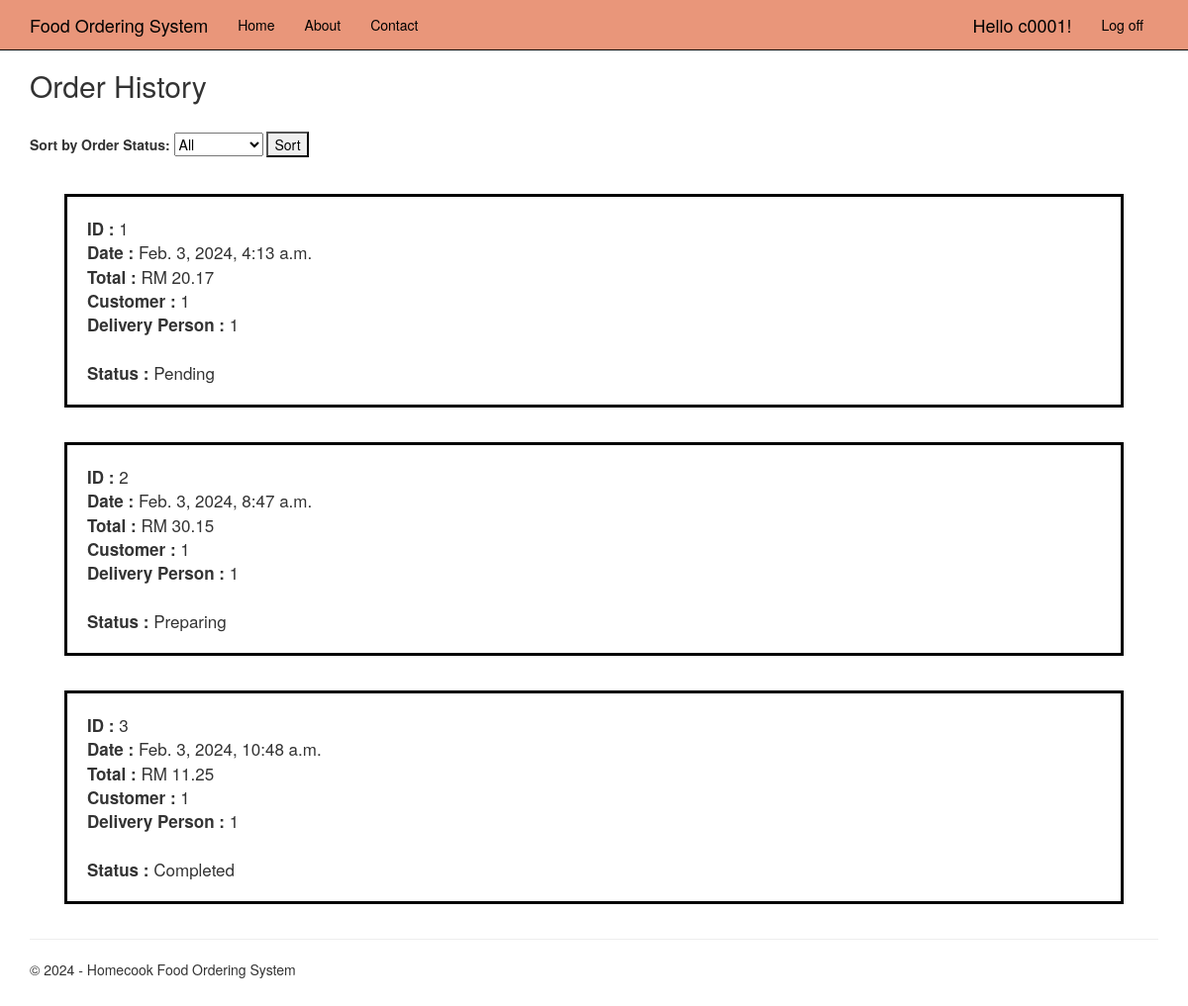
Page /displayOrderHistory (signed in) on the committed database.
### app/models.py (models this page shows, shortened)
class Order(models.Model):
    STATUS = [
        ('Pending', 'Pending'),
        ('Preparing', 'Preparing'),
        ('Ready', 'Ready'),
        ('Delivering', 'Delivering'),
        ('Completed', 'Completed'),
        ('Cancelled', 'Cancelled'),
        ('Rejected', 'Rejected'),
    ]
    order_id = models.BigAutoField(auto_created=True, primary_key=True, serialize=False, verbose_name='ID')
    order_date = models.DateTimeField(auto_now_add=True)
    order_totalprice = models.DecimalField(max_digits=10, decimal_places=2)
    order_status = models.CharField(max_length=20, choices=STATUS)
    customer_id = models.ForeignKey(Customer, on_delete=models.CASCADE)
    deliveryperson_id = models.ForeignKey(DeliveryPerson, on_delete=models.CASCADE, null=True)

class Customer(models.Model):
    user = models.OneToOneField(User, on_delete=models.CASCADE)
    customer_id = models.BigAutoField(auto_created=True, primary_key=True, serialize=False, verbose_name='ID')
    customer_name = models.CharField(max_length=30, null=True)
    customer_phone = models.CharField(max_length=20, null=True)
    customer_address = models.CharField(max_length=200, null=True)
    customer_spent = models.DecimalField(default=0, max_digits=12, decimal_places=2)
    def __str__(self):
        return str(self.customer_id)

class DeliveryPerson(models.Model):
    user = models.OneToOneField(User, on_delete=models.CASCADE)
    deliveryperson_id = models.BigAutoField(auto_created=True, primary_key=True, serialize=False, verbose_name='ID')
    deliveryperson_name = models.CharField(max_length=30, null=True)
    deliveryperson_phone = models.CharField(max_length=20, null=True)
    deliveryperson_address = models.CharField(max_length=200, null=True)
    def __str__(self):
        return str(self.deliveryperson_id)

### vendor/displayOrderHistory/views.py (the view)
# urls.py: re_path(r'^displayOrderHistory$', displayOrderHistory_views.displayOrderHistory, name='displayOrderHistory'),
@login_required
def displayOrderHistory(request):
    if request.method == 'GET':
        order_status = request.GET.get('order_status')
        queryset = Order.objects.all()
        if order_status:
            queryset = queryset.filter(order_status=order_status)
        context = {
            'year': datetime.now().year,
            'orders': queryset
        }
        return render(request, 'displayOrderHistory/displayOrderHistory.html', context)
    else:
        context = {
            'year': datetime.now().year,
        }
        return render(request, 'displayOrderHistory/displayOrderHistory.html', context)

### vendor/displayOrderHistory/templates/displayOrderHistory/displayOrderHistory.html (shortened to what this page needs)
{% extends "app/layout.html" %}
{% block content %}
<div class="all-order">
    <h2>Order History</h2><br>
    <form method="GET" action="{% url 'displayOrderHistory' %}">
        <label for="order_status">Sort by Order Status:</label>
        <select name="order_status" id="order_status">
            <option value="" {% if not request.GET.order_status %}selected{% endif %}>All</option>
        </select>
        <button type="submit">Sort</button>
    </form>
    {% if orders %}
        {% for order in orders %}
            <div class = 'item-container'>
                <strong>ID : </strong> {{ order.order_id }} <br>
                <strong>Date : </strong> {{ order.order_date }} <br>
                <strong>Total : </strong> RM {{ order.order_totalprice }} <br>
                <strong>Customer : </strong> {{ order.customer_id }} <br>
                <strong>Delivery Person : </strong> {{ order.deliveryperson_id }} <br>
                <br>
                <strong>Status : </strong> {{ order.order_status }} <br>
            </div>
        {% endfor %}
    {% else %}
        <br><h4><strong>No Order History found.</strong><h4>
    {% endif %}
</div>
{% endblock %}

### app/templates/app/loginpartial.html (shortened to what this page needs)
{% if user.is_authenticated %}
<form id="logoutForm" action="/logout" method="post" class="navbar-right">
    <ul class="nav navbar-nav navbar-right">
        <li><span class="navbar-brand">Hello {{ user.username }}!</span></li>
        <li><a href="javascript:document.getElementById('logoutForm').submit()">Log off</a></li>
    </ul>
</form>
{% else %}
<ul class="nav navbar-nav navbar-right">
    <li><a href="{% url 'login' %}">Log in</a></li>
</ul>
{% endif %}

### app/static/app/content/site.css (style rules this page uses)
body { padding-top: 50px; padding-bottom: 20px; }
input, select, textarea { max-width: 280px; }

### vendor/displayOrderHistory/templates/displayOrderHistory/displayOrderHistory.html (style rules this page uses)
.item-container { border: 3px solid black; margin: 35px; overflow: hidden; padding: 20px; font-size: 17px; }

### app/templates/app/layout.html (style rules this page uses)
.navbar-nav > li > a, .navbar-brand { color: black; }
.navbar-inverse .navbar-nav > li > a, .navbar-inverse .navbar-brand { color: black; }

### rows in the picture
Order: order_id "1", order_date "Feb. 3, 2024, 4:13 a.m.", order_totalprice "20.17", customer_id "1", deliveryperson_id "1", order_status "Pending"
Order: order_id "2", order_date "Feb. 3, 2024, 8:47 a.m.", order_totalprice "30.15", customer_id "1", deliveryperson_id "1", order_status "Preparing"
Order: order_id "3", order_date "Feb. 3, 2024, 10:48 a.m.", order_totalprice "11.25", customer_id "1", deliveryperson_id "1", order_status "Completed"

### other values in the picture
{{ user.username }} "c0001"
